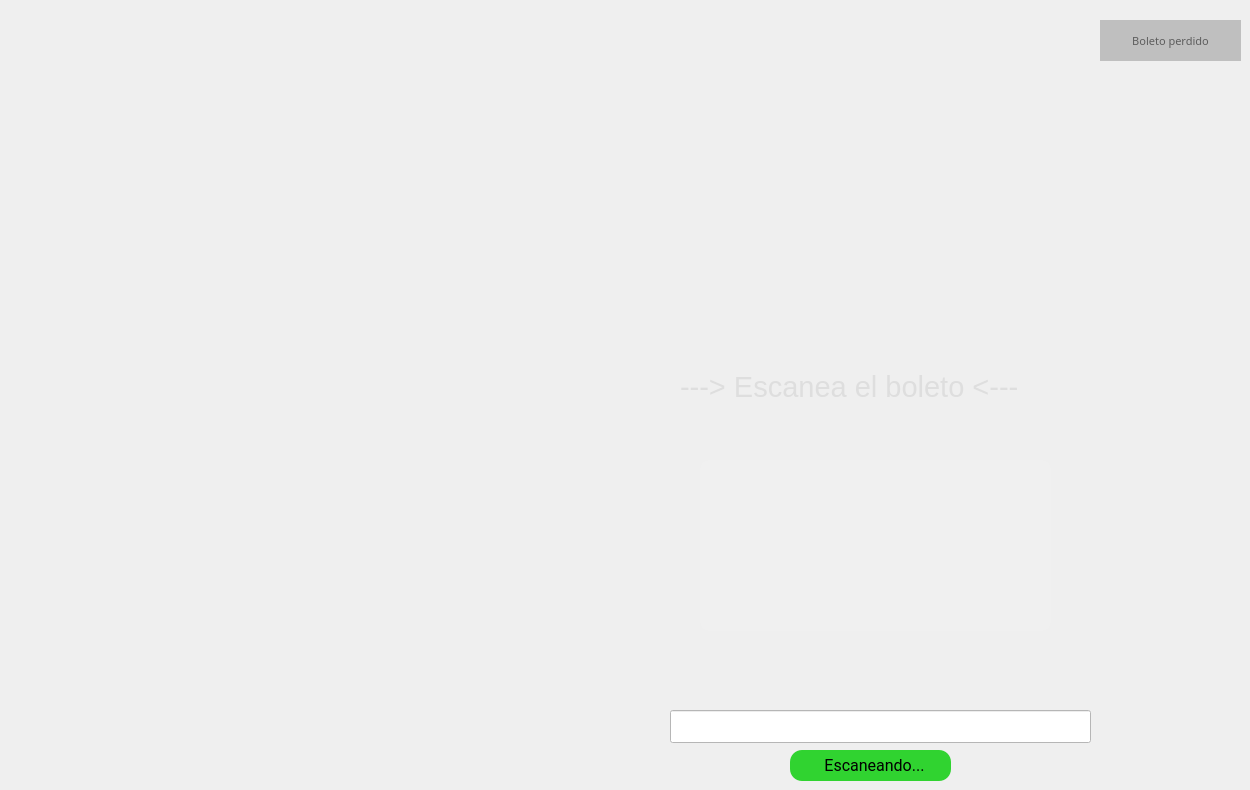
   <widget class="QWidget" name="page_5">
    <widget class="QPushButton" name="bcamara">
     <property name="geometry">
      <rect>
       <x>790</x>
       <y>750</y>
       <width>161</width>
       <height>31</height>
      </rect>
     </property>
     <property name="font">
      <font>
       <family>Roboto</family>
       <pointsize>12</pointsize>
       <weight>50</weight>
       <italic>false</italic>
       <bold>false</bold>
       <underline>false</underline>
      </font>
     </property>
     <property name="styleSheet">
      <string notr="true">background-color:rgb(48, 211, 48);
color:rgb(0, 0, 0);
border-radius:12%</string>
     </property>
     <property name="text">
      <string>  Escaneando...</string>
     </property>
     <property name="icon">
      <iconset>
       <normaloff>../iconos/loading.png</normaloff>../iconos/loading.png</iconset>
     </property>
     <property name="iconSize">
      <size>
       <width>30</width>
       <height>30</height>
      </size>
     </property>
     <property name="default">
      <bool>false</bool>
     </property>
     <property name="flat">
      <bool>false</bool>
     </property>
    </widget>
    <widget class="QPushButton" name="bperdido">
     <property name="geometry">
      <rect>
       <x>1100</x>
       <y>20</y>
       <width>141</width>
       <height>41</height>
      </rect>
     </property>
     <property name="font">
      <font>
       <family>Sans</family>
       <pointsize>8</pointsize>
       <weight>50</weight>
       <italic>false</italic>
       <bold>false</bold>
       <underline>false</underline>
      </font>
     </property>
     <property name="toolTip">
      <string>Ayuda</string>
     </property>
     <property name="toolTipDuration">
      <number>3</number>
     </property>
     <property name="whatsThis">
      <string extracomment="help"/>
     </property>
     <property name="styleSheet">
      <string notr="true">background-color:rgb(240, 240, 240);
color:rgb(93, 93, 93);
background-color:rgb(191, 191, 191)
;border-radius:10%;
border-radius:80%</string>
     </property>
     <property name="text">
      <string>Boleto perdido</string>
     </property>
     <property name="icon">
      <iconset>
       <normaloff>../iconos/help-round-button.png</normaloff>../iconos/help-round-button.png</iconset>
     </property>
     <property name="iconSize">
      <size>
       <width>40</width>
       <height>40</height>
      </size>
     </property>
    </widget>
    <widget class="QLineEdit" name="lscan">
     <property name="geometry">
      <rect>
       <x>670</x>
       <y>710</y>
       <width>421</width>
       <height>33</height>
      </rect>
     </property>
     <property name="styleSheet">
      <string notr="true">background-color:white;
color:black;</string>
     </property>
    </widget>
    <widget class="QPushButton" name="lll_2">
     <property name="geometry">
      <rect>
       <x>700</x>
       <y>460</y>
       <width>351</width>
       <height>171</height>
      </rect>
     </property>
     <property name="sizePolicy">
      <sizepolicy hsizetype="Minimum" vsizetype="Expanding">
       <horstretch>0</horstretch>
       <verstretch>0</verstretch>
      </sizepolicy>
     </property>
     <property name="font">
      <font>
       <family>Ubuntu Mono</family>
       <pointsize>16</pointsize>
       <weight>75</weight>
       <italic>false</italic>
       <bold>true</bold>
       <underline>false</underline>
      </font>
     </property>
     <property name="toolTip">
      <string>Ayuda</string>
     </property>
     <property name="toolTipDuration">
      <number>3</number>
     </property>
     <property name="whatsThis">
      <string extracomment="help"/>
     </property>
     <property name="styleSheet">
      <string notr="true">background-color:rgb(240, 240, 240);
color:rgb(93, 93, 93);
border-radius:10%;
background-image: url(/home/pi/Documents/eum/app/caseta/BF.gif); 
background-atachment:fixed;
background-repeat:no-repeat;
background-position:center;
</string>
     </property>
     <property name="text">
      <string/>
     </property>
     <property name="iconSize">
      <size>
       <width>50</width>
       <height>50</height>
      </size>
     </property>
    </widget>
    <widget class="QLabel" name="avisoInserta">
     <property name="geometry">
      <rect>
       <x>680</x>
       <y>370</y>
       <width>531</width>
       <height>31</height>
      </rect>
     </property>
     <property name="font">
      <font>
       <family>Segoe UI</family>
       <pointsize>22</pointsize>
       <weight>50</weight>
       <italic>false</italic>
       <bold>false</bold>
      </font>
     </property>
     <property name="styleSheet">
      <string notr="true">background-color:transparent;
color:rgb(222, 222, 222);
</string>
     </property>
     <property name="text">
      <string>---&gt; Escanea el boleto &lt;---</string>
     </property>
    </widget>
   </widget>
